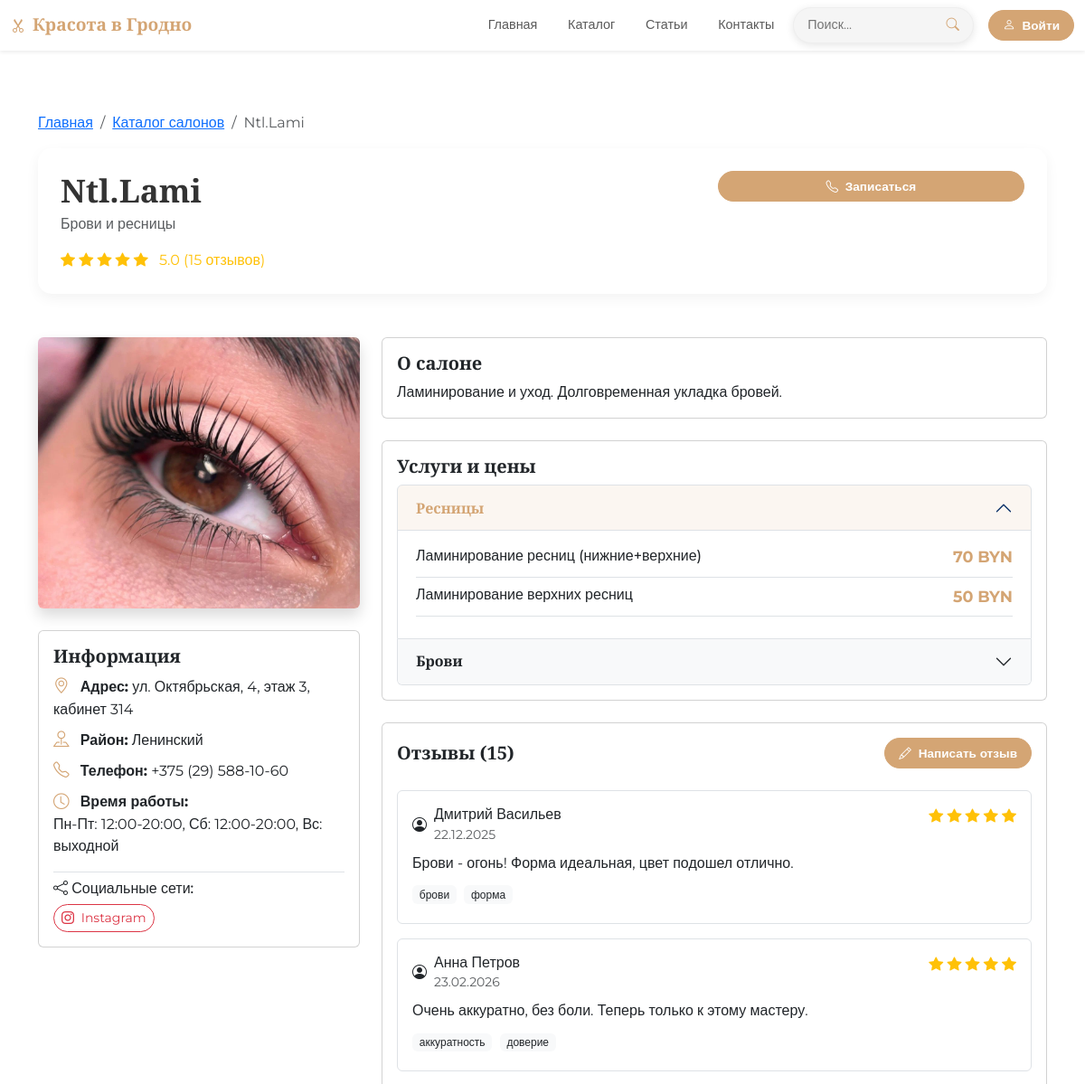
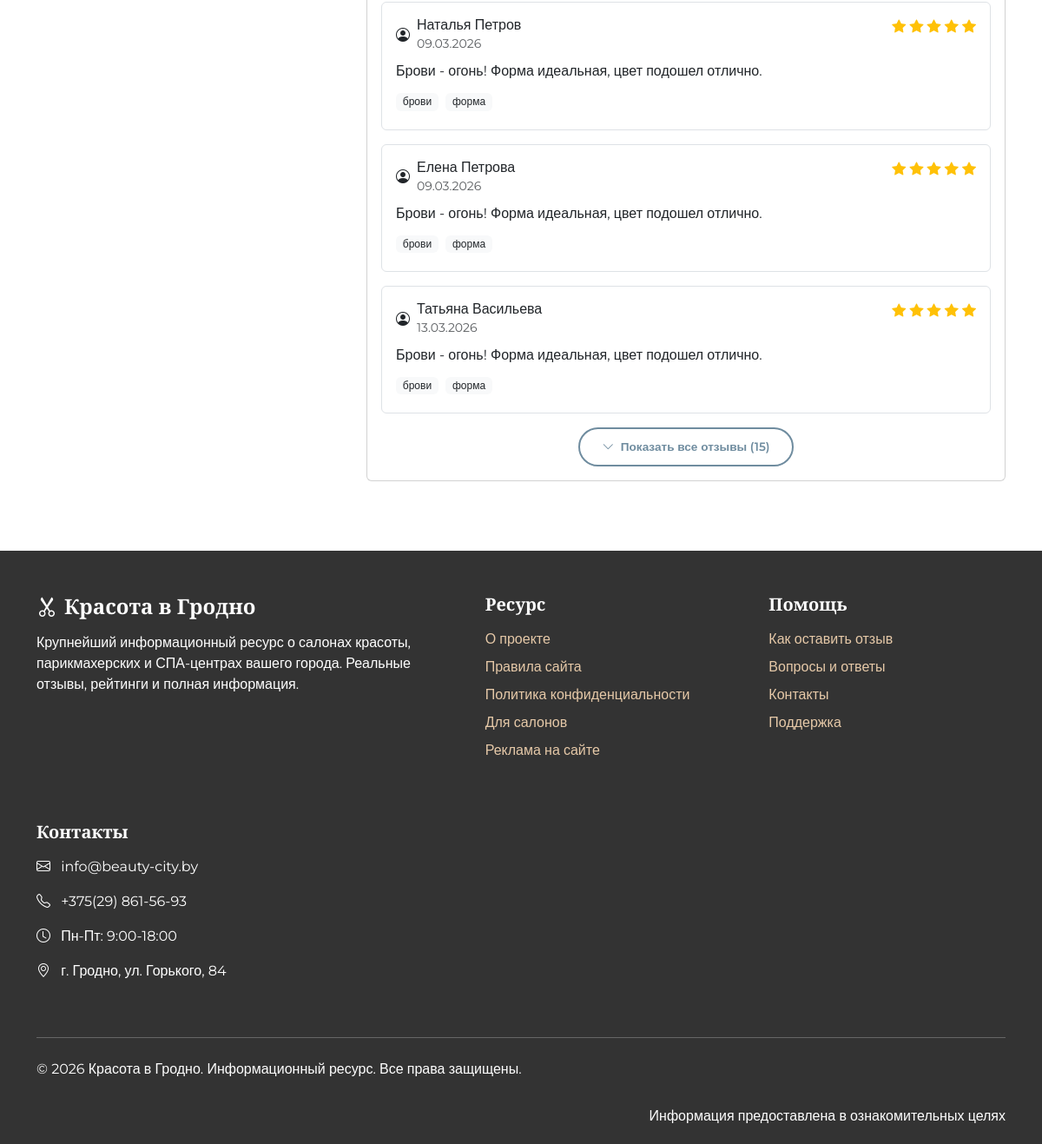
The app's page /catalog/24 with its own data (2 pictures, top to bottom).
### models.py (models this page shows)
class Salon(db.Model):
    __tablename__ = 'salons'
    id = db.Column(db.Integer, primary_key=True)
    name = db.Column(db.String(200))
    category = db.Column(db.String(100))
    description = db.Column(db.Text)
    address = db.Column(db.String(300))
    district = db.Column(db.String(100))
    phone = db.Column(db.String(20))
    working_hours = db.Column(db.String(200))
    rating = db.Column(db.Float, default=0.0)
    reviews_count = db.Column(db.Integer, default=0)
    is_verified = db.Column(db.Boolean, default=False)
    image_url = db.Column(db.String(300), default='/static/img/default.png')
    created_at = db.Column(db.DateTime, server_default=db.func.now())
    social_instagram = db.Column(db.String(300))
    social_vk = db.Column(db.String(300))
    social_facebook = db.Column(db.String(300))
    social_telegram = db.Column(db.String(300))
    services = db.relationship('Service', backref='salon', lazy=True, cascade='all, delete-orphan')
    reviews = db.relationship('Review', backref='salon', lazy=True, cascade='all, delete-orphan')

class Service(db.Model):
    __tablename__ = 'services'
    id = db.Column(db.Integer, primary_key=True)
    salon_id = db.Column(db.Integer, db.ForeignKey('salons.id'))
    category = db.Column(db.String(100))
    name = db.Column(db.String(200))
    description = db.Column(db.Text)
    price = db.Column(db.Integer)

class Review(db.Model):
    __tablename__ = 'reviews'
    id = db.Column(db.Integer, primary_key=True)
    salon_id = db.Column(db.Integer, db.ForeignKey('salons.id'))
    author_name = db.Column(db.String(100))
    rating = db.Column(db.Integer)
    text = db.Column(db.Text)
    tags = db.Column(db.String(300))
    created_at = db.Column(db.DateTime, server_default=db.func.now())
    user_id = db.Column(db.Integer, db.ForeignKey('users.id'), nullable=True)
    user = db.relationship('User', backref='reviews', lazy=True)  # Добавлено

### app.py (the view)
@app.route('/catalog/<int:salon_id>')
def salon_detail(salon_id):
    salon = Salon.query.get_or_404(salon_id)
    services = Service.query.filter_by(salon_id=salon_id).all()
    services_by_category = {}
    for service in services:
        if service.category not in services_by_category:
            services_by_category[service.category] = []
        services_by_category[service.category].append(service)
    reviews = Review.query.filter_by(salon_id=salon_id).all()
    return render_template('salon-detail.html',
        title=salon.name,
        salon=salon,
        services=services,
        services_by_category=services_by_category,
        reviews=reviews
    )

### app.py (called while the page is built)
@app.context_processor
def inject_now():
    return {'now': datetime.now()}

@app.context_processor
def inject_user():
    user_favorites = []
    if current_user.is_authenticated:
        user_favorites = [s.id for s in current_user.favorite_salons.all()]
    return {
        'current_user': current_user,
        'user_favorites': user_favorites
    }

### templates/salon-detail.html (shortened to what this page needs)
{% extends "base.html" %} {% block content %}
<div class="container mt-5 ">
  <nav aria-label="breadcrumb">
    <ol class="breadcrumb">
      <li class="breadcrumb-item"><a href="/">Главная</a></li>
      <li class="breadcrumb-item"><a href="/catalog">Каталог салонов</a></li>
      <li class="breadcrumb-item active" aria-current="page">{{ salon.name }}</li>
    </ol>
  </nav>
  <div class="salon-header mb-5">
    <div class="row">
      <div class="col-md-8">
        <h1 class="salon-title">{{ salon.name }}</h1>
        <p class="text-muted">{{ salon.category }}</p>
        <div class="d-flex flex-wrap align-items-center">
          <div class="rating me-3">
            {% for i in range(5) %}
              {% if i < salon.rating|int %}
              <i class="bi bi-star-fill text-warning"></i>
              {% elif i < salon.rating %}
              <i class="bi bi-star-half text-warning"></i>
              {% else %}
              <i class="bi bi-star text-secondary"></i>
              {% endif %}
            {% endfor %}
            <span class="ms-2">{{ "%.1f"|format(salon.rating) }} ({{ salon.reviews_count }} отзывов)</span>
          </div>
        </div>
      </div>
      <div class="col-md-4">
        <div class="salon-actions">
          {% if salon.phone %}
          <button class="btn btn-beauty mb-2 w-100" onclick="alert('Запись по телефону: {{ salon.phone }}')">
            <i class="bi bi-telephone me-1"></i> Записаться
          </button>
          {% endif %}
        </div>
      </div>
    </div>
  </div>
  <div class="row">
    <div class="col-md-4">
      <div class="salon-photo mb-4">
        <img
          src="{{ salon.image_url }}"
          alt="{{ salon.name }}"
          class="img-fluid rounded shadow"
          style="height: 300px; object-fit: cover; width: 100%;"
          onerror="this.src='/static/img/default.png'"
        />
      </div>
      <div class="card mb-4">
    <div class="card-body">
        <h5 class="card-title">Информация</h5>
        <p class="mb-2">
            <i class="bi bi-geo-alt service-price me-2"></i>
            <strong>Адрес:</strong> {{ salon.address }}
        </p>
        <p class="mb-2">
            <i class="bi bi-pin-map service-price me-2"></i>
            <strong>Район:</strong> {{ salon.district }}
        </p>
        {% if salon.phone %}
        <p class="mb-2">
            <i class="bi bi-telephone service-price me-2"></i>
            <strong>Телефон:</strong> {{ salon.phone }}
        </p>
        {% endif %}
        {% if salon.working_hours %}
        <p class="mb-2">
            <i class="bi bi-clock service-price me-2"></i>
            <strong>Время работы:</strong><br>
            {{ salon.working_hours|replace('\n', '<br>')|safe }}
        </p>
        {% endif %}
        {% if salon.social_instagram or salon.social_vk or salon.social_facebook or salon.social_telegram %}
        <div class="mt-3 pt-2 border-top">
            <h6 class="mb-2"><i class="bi bi-share"></i> Социальные сети:</h6>
            <div class="d-flex flex-wrap gap-2">
                {% if salon.social_instagram %}
                <a href="{{ salon.social_instagram }}" target="_blank" class="btn btn-sm btn-outline-danger" style="border-radius: 20px;">
                    <i class="bi bi-instagram me-1"></i> Instagram
                </a>
                {% endif %}
            </div>
        </div>
        {% endif %}
    </div>
</div>
    </div>
    <div class="col-md-8">
      <div class="card mb-4">
        <div class="card-body">
          <h5 class="card-title">О салоне</h5>
          <p class="card-text">{{ salon.description }}</p>
        </div>
      </div>
{% if services %}
<div class="card mb-4">
  <div class="card-body">
    <h5 class="card-title">Услуги и цены</h5>
    {% if services_by_category %}
    <div class="accordion" id="servicesAccordion">
      {% for category, services_list in services_by_category.items() %}
      <div class="accordion-item">
        <h3 class="accordion-header">
          <button class="accordion-button {% if not loop.first %}collapsed{% endif %}"
                  type="button" data-bs-toggle="collapse"
                  data-bs-target="#collapse{{ loop.index }}">
            {{ category }}
          </button>
        </h3>
        <div id="collapse{{ loop.index }}"
             class="accordion-collapse collapse {% if loop.first %}show{% endif %}"
             data-bs-parent="#servicesAccordion">
          <div class="accordion-body">
            {% for service in services_list %}
            <div class="d-flex justify-content-between align-items-center border-bottom pb-2 mb-2">
              <div>
                <h6 class="mb-1">{{ service.name }}</h6>
              </div>
              <div>
                <strong class="service-price">
                  {% if service.price %}
                    {{ service.price }} BYN
                  {% else %}
                    По запросу
                  {% endif %}
                </strong>
              </div>
            </div>
            {% endfor %}
          </div>
        </div>
      </div>
      {% endfor %}
    </div>
    {% endif %}
  </div>
</div>
{% endif %}
<div class="card" id="reviews">
  <div class="card-body">
    <div class="d-flex justify-content-between align-items-center mb-4">
      <h5 class="card-title mb-0">Отзывы ({{ reviews|length }})</h5>
      <button class="btn btn-beauty btn-sm" data-bs-toggle="modal" data-bs-target="#addReviewModal">
        <i class="bi bi-pencil me-1"></i> Написать отзыв
      </button>
    </div>
    {% if reviews %}
    <div class="review-list">
      {% for review in reviews[:5] %}
      <div class="review-item mb-3 p-3 border rounded" id="review-{{ review.id }}">
        <div class="d-flex justify-content-between align-items-start mb-2">
          <div class="d-flex align-items-center">
            <i class="bi bi-person-circle me-2" ></i>
            <div>
              <h6 class="mb-0">{{ review.author_name }}</h6>
              <small class="text-muted">
                {% if review.created_at %}
                  {{ review.created_at.strftime('%d.%m.%Y') }}
                {% endif %}
              </small>
            </div>
          </div>
          <div class="rating">
            {% for i in range(5) %}
              {% if i < review.rating %}
              <i class="bi bi-star-fill text-warning"></i>
              {% else %}
              <i class="bi bi-star text-secondary"></i>
              {% endif %}
            {% endfor %}
          </div>
        </div>
        <p class="mb-2">{{ review.text }}</p>
        {% if review.tags %}
        <div class="review-tags">
          {% for tag in review.tags.split(',') %}
          <span class="badge bg-light text-dark me-1">{{ tag.strip() }}</span>
          {% endfor %}
        </div>
        {% endif %}
      </div>
      {% endfor %}
      {% if reviews|length > 5 %}
      <div class="text-center mt-3">
        <button class="btn btn-outline-beauty" type="button" id="showAllReviewsBtn" data-bs-toggle="collapse" data-bs-target="#allReviews" aria-expanded="false" aria-controls="allReviews">
          <i class="bi bi-chevron-down me-1"></i>
          Показать все отзывы ({{ reviews|length }})
        </button>
      </div>
      {% endif %}
    </div>
    {% endif %}
  </div>
</div>
    </div>
  </div>
</div>
{% endblock %}

### static/css/style.css (style rules this page uses)
:root { --primary-color: #d4a574; --secondary-color: #8a6d3b; --dark-color: #333333; --light-color: #f8f9fa; --accent-color: #e6c9a8; --promo-color: #dc3545; --top-1-color: #ffd700; --top-2-color: #c0c0c0; --top-3-color: #cd7f32; }
body { font-family: "Montserrat", sans-serif; color: var(--dark-color); padding-top: 76px; }
h1, h2, h3, h4, h5 { font-family: "Playfair Display", serif; font-weight: 600; }
.review-tags { margin-top: 10px; }
.review-tags .badge { margin-right: 5px; margin-bottom: 5px; font-weight: normal; }
.rating { color: #ffc107; }
.btn-beauty { background-color: var(--primary-color); border-color: var(--primary-color); color: white; padding: 10px 25px; font-weight: 600; border-radius: 30px; transition: all 0.3s; }
.btn-outline-beauty { background: transparent; border: 2px solid white; color: white; padding: 5px 15px; border-radius: 20px; font-size: 0.85rem; transition: all 0.3s; }
.salon-header { padding: 25px; background: white; border-radius: 15px; box-shadow: 0 5px 15px rgba(0, 0, 0, 0.05); }
.salon-title { font-family: "Playfair Display", serif; font-size: 2.2rem; margin-bottom: 5px; color: var(--dark-color); }
.salon-actions { display: flex; flex-direction: column; gap: 10px; }
.btn-outline-beauty { background: transparent; border: 2px solid var(--primary-color); color: var(--primary-color); padding: 10px 25px; font-weight: 600; border-radius: 30px; transition: all 0.3s; }
.accordion-button { background: #f8f9fa; font-weight: 600; padding: 15px 20px; }
.accordion-button:not(.collapsed) { background: rgba(212, 165, 116, 0.1); color: var(--primary-color); }
.service-price { font-weight: 700; color: var(--primary-color); font-size: 1.1rem; }
.btn-beauty { background-color: var(--primary-color); border-color: var(--primary-color); color: white; padding: 12px 30px; font-weight: 600; border-radius: 10px; transition: all 0.3s; }
.btn-outline-beauty { color: #6f8c9f; border-color: #6f8c9f; background: transparent; }
html { scroll-behavior: smooth; }
#reviews { scroll-margin-top: 80px; }
.btn-beauty { padding: 8px 20px; border-radius: 25px; font-size: 0.9rem; }
@media (max-width: 1399px) and (min-width: 992px) { .btn-beauty { padding: 6px 15px; font-size: 0.85rem; } }

### records on screen
Salon: name "Ntl.Lami", category "Брови и ресницы", rating "5.0", reviews_count "15", image_url (picture), address "ул. Октябрьская, 4, этаж 3, кабинет 314", district "Ленинский", phone "+375 (29) 588-10-60", working_hours "Пн-Пт: 12:00-20:00, Сб: 12:00-20:00, Вс: выходной", description "Ламинирование и уход. Долговременная укладка бровей."
Service: category "Ресницы", name "Ламинирование ресниц (нижние+верхние)", price "70"
Service: name "Ламинирование верхних ресниц", price "50"
Service: category "Брови"
Review: author_name "Дмитрий Васильев", created_at "22.12.2025", rating 5 (drawn), text "Брови - огонь! Форма идеальная, цвет подошел отлично.", strip "брови" "форма"
Review: author_name "Анна Петров", created_at "23.02.2026", rating 5 (drawn), text "Очень аккуратно, без боли. Теперь только к этому мастеру.", strip "аккуратность" "доверие"
Review: author_name "Наталья Петров", created_at "09.03.2026", rating 5 (drawn), text "Брови - огонь! Форма идеальная, цвет подошел отлично.", strip "брови" "форма"
Review: author_name "Елена Петрова", created_at "09.03.2026", rating 5 (drawn), text "Брови - огонь! Форма идеальная, цвет подошел отлично.", strip "брови" "форма"
Review: author_name "Татьяна Васильева", created_at "13.03.2026", rating 5 (drawn), text "Брови - огонь! Форма идеальная, цвет подошел отлично.", strip "брови" "форма"

### other values on screen
{{ reviews|length }} "15"
